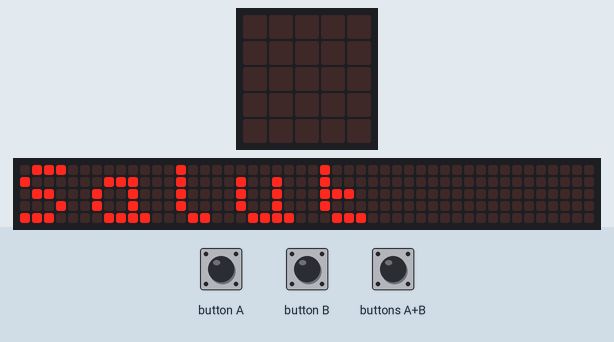
Simulated run of this program. Board: BBC micro:bit (MakeCode). On the bench: the board's 5×5 LED display, a strip that is not on the board, showing the scrolling text unrolled. The inputs (shaded band) are chosen by the test bench. The 48×5 strip is a reading aid, not a part: it shows the text the display is scrolling, unrolled, one strip-width of it at a time.

Above: at 5.2 s.
6.7 s: button A pressed for 0.15 s
At 6.92 s:
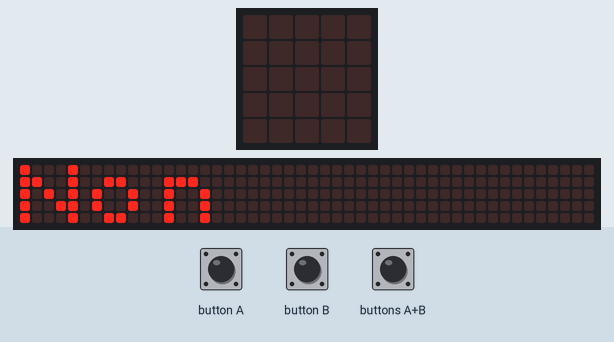
At 7.37 s:
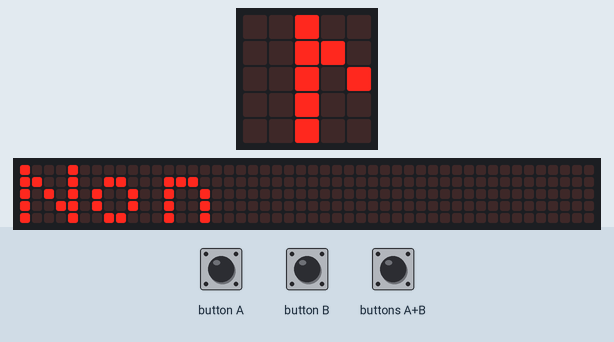
7.4 s: buttons A+B pressed for 0.15 s
8.1 s: button B pressed for 0.15 s
8.8 s: buttons A+B pressed for 1 s
At 22.4 s:
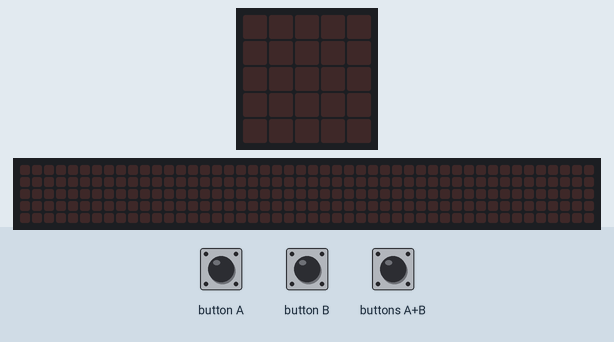

The program:

main.ts
```typescript
input.onButtonPressed(Button.A, function () {
    basic.showString("Non")
})
input.onButtonPressed(Button.AB, function () {
    basic.showString("OUI")
})
input.onButtonPressed(Button.B, function () {
    basic.showString("Non")
})
basic.showString("Salut")
```

test.ts
```typescript
// les tests vont ici ; cela ne sera pas compilé si ce paquet est utilisé en tant qu'extension.
```

Measured:
- after the input at 6.7 s, the display: changes after 0.15 s (image 1)
